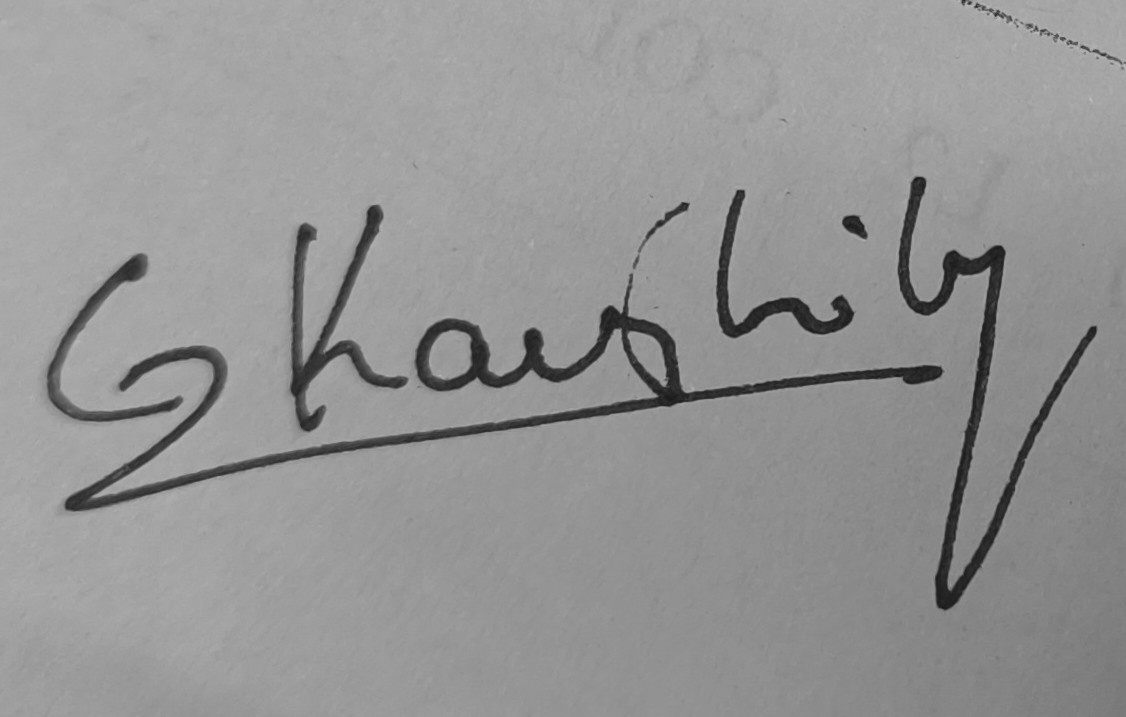
#> input picture black.jpg, 1126 x 717 px, found by its file name
$ python opencv.py
#> lines starting #> are read from the running program, lines starting #| are printed output that depends on the picture
import cv2

image=cv2.imread('/Users/gpranavkaushik/ieee git/black.jpg')
#> image is the input picture: shape (717, 1126, 3); min 23, max 189, mean 148.7
resized = cv2.resize(image,(244,244)) #(width, height)
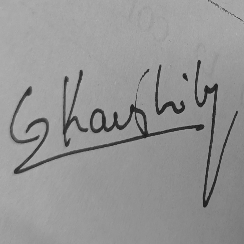
#> resized: shape (244, 244, 3); min 27, max 183, mean 148.6
cv2.imshow("resized image",resized)
sliced=image[0:100, 0:100]
cv2.imshow("sliced image",sliced)
cv2.waitKey(0)
cv2.destroyAllWindows()
